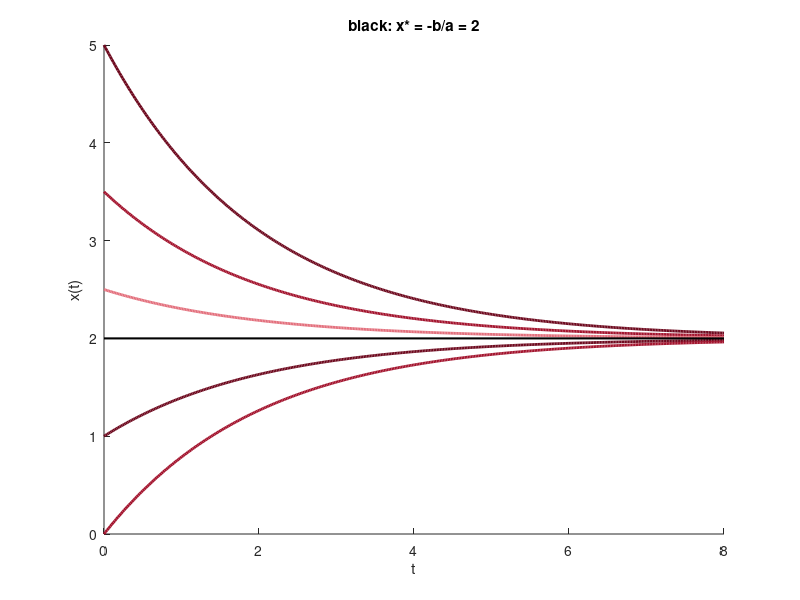

Write the MATLAB code that produced this figure.
% Fig. 3.3: Family of solutions of a linear differential equation (book, Section 3.1, Eq. 3.6 and 3.7)
% dx/dt = a x + b with a = -0.5, b = 1; solutions x(t) = C e^(at) - b/a for different initial values, x* = -b/a = 2
% (c) 2026 Philipp Kügler · Program for the book "Dynamical Systems in the Life Sciences" · MIT License (see LICENSE)
a = -0.5; b = 1;
xs = -b / a;                                             % constant solution
t = linspace(0, 8, 400);
rot = [0.43 0.04 0.12; 0.64 0.08 0.18; 0.89 0.44 0.49];
x0s = [5 3.5 2.5 1 0];
hold on
for i = 1:5
    C = x0s(i) - xs;
    plot(t, C * exp(a * t) + xs, 'Color', rot(mod(i - 1, 3) + 1, :), 'LineWidth', 2);
    fprintf('x(0) = %g: C = %4.1f, x(8) = %.4f\n', x0s(i), C, C * exp(8 * a) + xs);
end
plot([0 8], [xs xs], 'k', 'LineWidth', 1.5); hold off
xlabel('t'); ylabel('x(t)'); title('black: x* = -b/a = 2');
